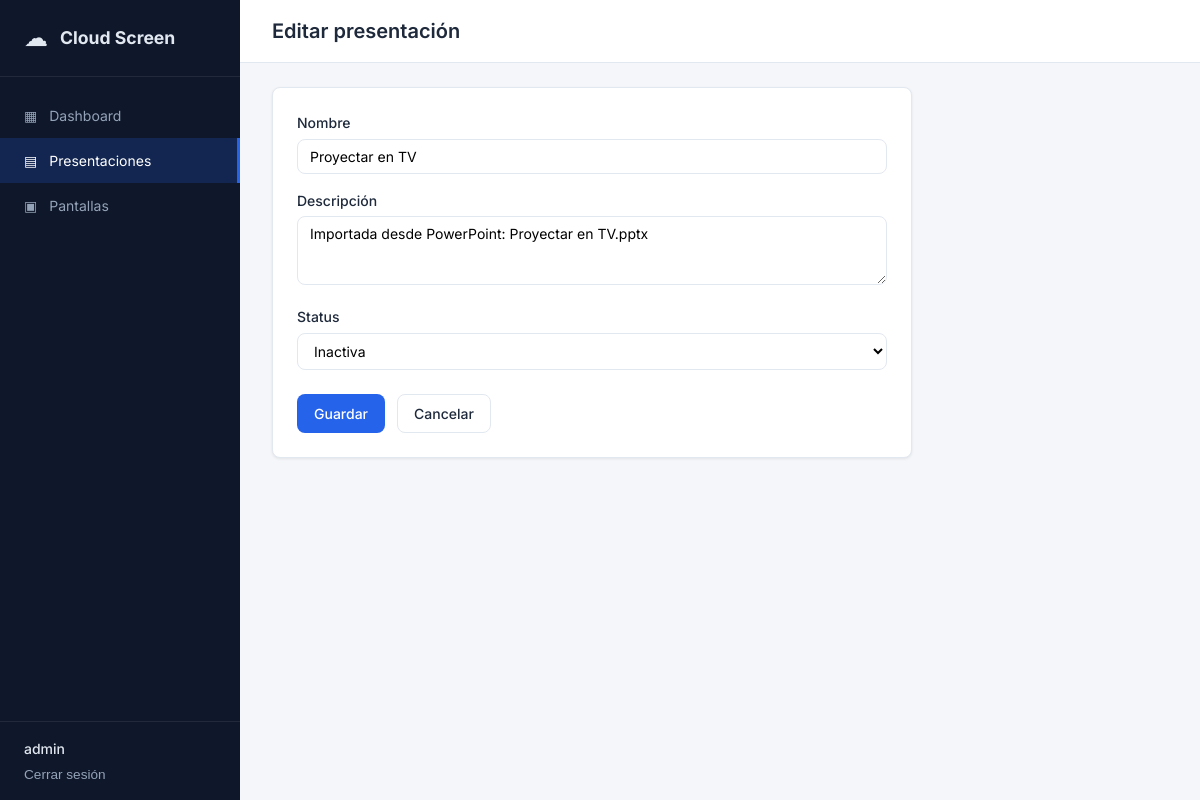
Screenshot of /presentations/5/edit/ (signed in) with the database file from the repository.
### app/presentations/models.py (models this page shows, shortened)
class Presentation(models.Model):
    class Status(models.TextChoices):
        ACTIVE = "active", "Activa"
        INACTIVE = "inactive", "Inactiva"
    class SourceType(models.TextChoices):
        MANUAL = "manual", "Manual"
        POWERPOINT = "powerpoint", "PowerPoint"
    name = models.CharField("Nombre", max_length=200)
    description = models.TextField("Descripción", blank=True)
    status = models.CharField(
        max_length=20,
        choices=Status.choices,
        default=Status.ACTIVE,
    )
    token = models.CharField(max_length=64, unique=True, default=generate_presentation_token, editable=False)
    source_type = models.CharField(
        max_length=20,
        choices=SourceType.choices,
        default=SourceType.MANUAL,
    )
    created_by = models.ForeignKey(
        settings.AUTH_USER_MODEL,
        on_delete=models.SET_NULL,
        null=True,
        blank=True,
        related_name="presentations",
    )
    created_at = models.DateTimeField(auto_now_add=True)
    updated_at = models.DateTimeField(auto_now=True)
    class Meta:
        ordering = ["-updated_at"]
        verbose_name = "Presentación"
        verbose_name_plural = "Presentaciones"

### app/presentations/views.py (the view)
# urls.py: path("<int:pk>/edit/", views.presentation_edit, name="edit"),
@login_required
@require_http_methods(["GET", "POST"])
def presentation_edit(request, pk):
    presentation = get_object_or_404(Presentation, pk=pk)
    if request.method == "POST":
        form = PresentationForm(request.POST, instance=presentation)
        if form.is_valid():
            PresentationService.update(
                presentation,
                name=form.cleaned_data["name"],
                description=form.cleaned_data["description"],
                status=form.cleaned_data["status"],
                user=request.user,
            )
            messages.success(request, "Presentación actualizada.")
            return redirect("presentations:detail", pk=presentation.pk)
    else:
        form = PresentationForm(instance=presentation)
    return render(
        request,
        "presentations/form.html",
        {"form": form, "presentation": presentation, "title": "Editar presentación"},
    )

### app/presentations/forms.py
class PresentationForm(forms.ModelForm):
    class Meta:
        model = Presentation
        fields = ["name", "description", "status"]
        widgets = {
            "name": forms.TextInput(attrs={"class": "form-control", "placeholder": "Nombre de la presentación"}),
            "description": forms.Textarea(attrs={"class": "form-control", "rows": 3, "placeholder": "Descripción opcional"}),
            "status": forms.Select(attrs={"class": "form-select"}),
        }

### templates/presentations/form.html (shortened to what this page needs)
{% extends "base.html" %}
{% block page_title %}{{ title }}{% endblock %}
{% block content %}
<div class="card card-narrow">
    <div class="card-body">
        <form method="post" novalidate>
            {% for field in form %}
            <div class="form-group">
                <label for="{{ field.id_for_label }}">{{ field.label }}</label>
                {{ field }}
            </div>
            {% endfor %}
            <div class="form-actions">
                <button type="submit" class="btn btn-primary">Guardar</button>
                <a href="{% if presentation %}{% url 'presentations:detail' presentation.pk %}{% else %}{% url 'presentations:create' %}{% endif %}" class="btn btn-outline">Cancelar</a>
            </div>
        </form>
    </div>
</div>
{% endblock %}

### templates/base.html (shortened to what this page needs)
{% load static %}
<!DOCTYPE html>
<html lang="es">
<head>
    <link rel="stylesheet" href="{% static 'css/main.css' %}">
</head>
<body class="{% block body_class %}{% endblock %}">
    {% if user.is_authenticated %}
    <div class="app-layout">
        <aside class="sidebar">
            <div class="sidebar-brand">
                <span class="brand-icon">☁</span>
                <span class="brand-text">Cloud Screen</span>
            </div>
            <nav class="sidebar-nav">
                <a href="{% url 'core:dashboard' %}" class="nav-link {% if request.resolver_match.url_name == 'dashboard' %}active{% endif %}">
                    <span class="nav-icon">▦</span> Dashboard
                </a>
                <a href="{% url 'presentations:list' %}" class="nav-link {% if 'presentations' in request.path and '/p/' not in request.path %}active{% endif %}">
                    <span class="nav-icon">▤</span> Presentaciones
                </a>
                <a href="{% url 'screens:list' %}" class="nav-link {% if 'screens' in request.path %}active{% endif %}">
                    <span class="nav-icon">▣</span> Pantallas
                </a>
            </nav>
            <div class="sidebar-footer">
                <div class="user-info">
                    <span class="user-name">{{ user.username }}</span>
                    <form method="post" action="{% url 'accounts:logout' %}">
                        <button type="submit" class="btn-link">Cerrar sesión</button>
                    </form>
                </div>
            </div>
        </aside>
        <div class="main-wrapper">
            <header class="topbar">
                <h1 class="page-title">{% block page_title %}Dashboard{% endblock %}</h1>
            </header>
            <main class="main-content">
                {% block content %}{% endblock %}
            </main>
        </div>
    </div>
    {% else %}
    {% block auth_content %}{% endblock %}
    {% endif %}
</body>
</html>

### static/css/main.css (style rules this page uses)
:root { --color-bg: #f4f6f9; --color-surface: #ffffff; --color-border: #e2e8f0; --color-text: #1e293b; --color-text-muted: #64748b; --color-primary: #2563eb; --color-primary-hover: #1d4ed8; --color-success: #16a34a; --color-warning: #d97706; --color-danger: #dc2626; --sidebar-width: 240px; --radius: 8px; --shadow: 0 1px 3px rgba(0,0,0,.08); }
* { box-sizing: border-box; margin: 0; padding: 0; }
body { font-family: 'Inter', -apple-system, BlinkMacSystemFont, sans-serif; background: var(--color-bg); color: var(--color-text); line-height: 1.5; font-size: 14px; }
a { color: var(--color-primary); text-decoration: none; }
.app-layout { display: flex; min-height: 100vh; }
.sidebar { width: var(--sidebar-width); background: #0f172a; color: #e2e8f0; display: flex; flex-direction: column; position: fixed; top: 0; left: 0; bottom: 0; z-index: 100; }
.sidebar-brand { padding: 1.25rem 1.5rem; display: flex; align-items: center; gap: .75rem; border-bottom: 1px solid rgba(255,255,255,.08); }
.brand-icon { font-size: 1.5rem; }
.brand-text { font-weight: 700; font-size: 1.1rem; }
.sidebar-nav { flex: 1; padding: 1rem 0; }
.nav-link { display: flex; align-items: center; gap: .75rem; padding: .75rem 1.5rem; color: #94a3b8; text-decoration: none; transition: all .15s; }
.nav-link.active { background: rgba(37,99,235,.2); color: #fff; border-right: 3px solid var(--color-primary); }
.sidebar-footer { padding: 1rem 1.5rem; border-top: 1px solid rgba(255,255,255,.08); }
.user-name { display: block; font-weight: 500; margin-bottom: .25rem; }
.btn-link { background: none; border: none; color: #94a3b8; cursor: pointer; font-size: .85rem; padding: 0; }
.main-wrapper { margin-left: var(--sidebar-width); flex: 1; display: flex; flex-direction: column; min-height: 100vh; }
.topbar { background: var(--color-surface); border-bottom: 1px solid var(--color-border); padding: 1rem 2rem; display: flex; align-items: center; justify-content: space-between; position: sticky; top: 0; z-index: 50; }
.page-title { font-size: 1.25rem; font-weight: 600; }
.main-content { padding: 1.5rem 2rem; flex: 1; }
.card { background: var(--color-surface); border: 1px solid var(--color-border); border-radius: var(--radius); box-shadow: var(--shadow); margin-bottom: 1.5rem; }
.card-narrow { max-width: 640px; }
.card-body { padding: 1.5rem; }
.btn { display: inline-flex; align-items: center; justify-content: center; padding: .5rem 1rem; border-radius: var(--radius); font-size: .875rem; font-weight: 500; border: 1px solid transparent; cursor: pointer; text-decoration: none; transition: all .15s; font-family: inherit; }
.btn-primary { background: var(--color-primary); color: #fff; }
.btn-outline { background: #fff; border-color: var(--color-border); color: var(--color-text); }
.form-group { margin-bottom: 1rem; }
.form-group label { display: block; font-weight: 500; margin-bottom: .35rem; font-size: .875rem; }
.form-control, .form-select { width: 100%; padding: .5rem .75rem; border: 1px solid var(--color-border); border-radius: var(--radius); font-size: .875rem; font-family: inherit; background: #fff; }
.form-actions { display: flex; gap: .75rem; margin-top: 1.5rem; flex-wrap: wrap; }

### rows the page displays
Presentation: form "Proyectar en TV" "Importada desde PowerPoint: Proyectar en TV.pptx" "Inactiva"

### other values shown
{{ user.username }} "admin"
{{ title }} "Editar presentación"
{{ field.label }} "Nombre" "Descripción" "Status"
